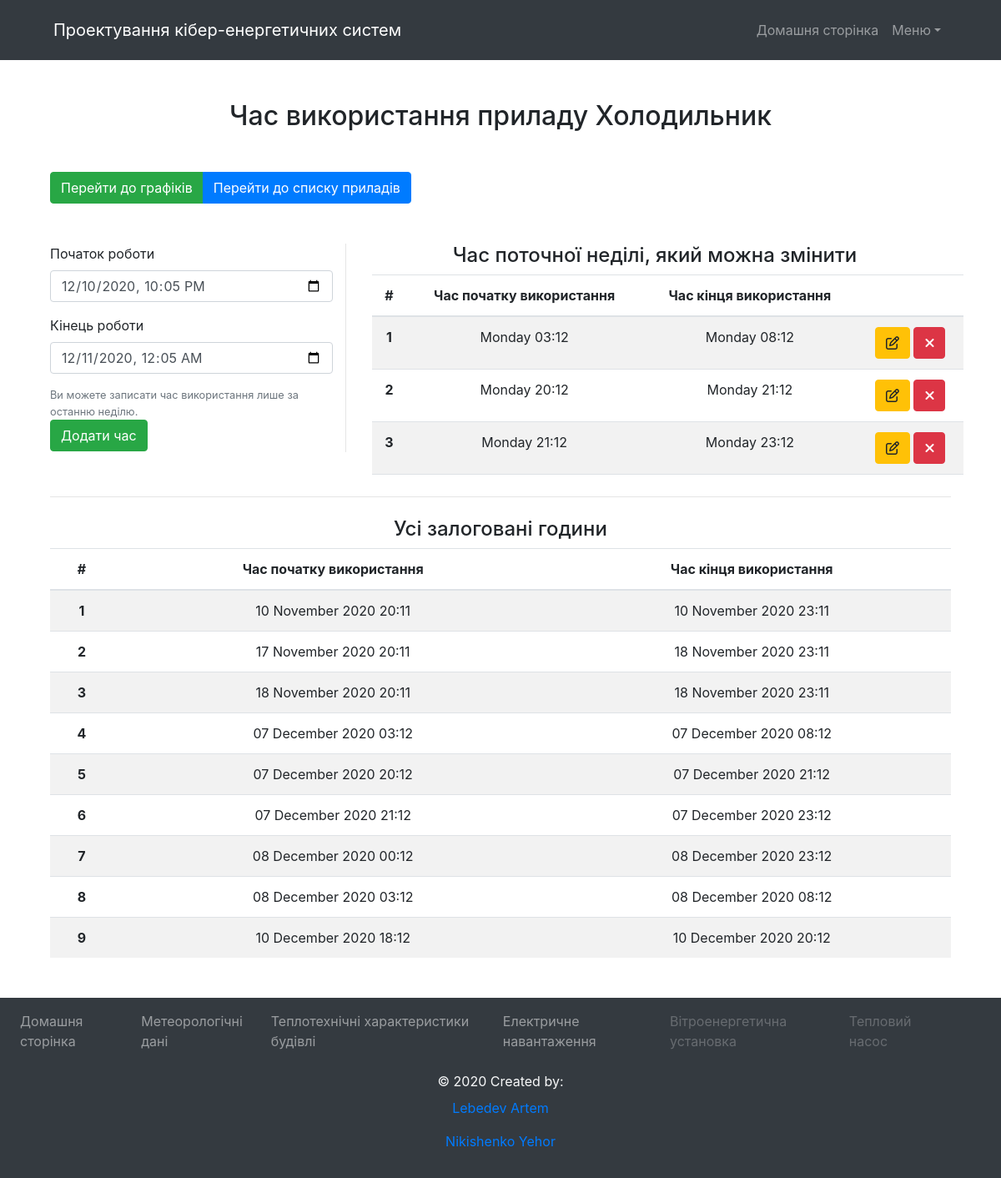
/electric-supply-items/1/log, run on the app's committed database.
### app/main/models.py (models this page shows, shortened)
class Item(db.Model):
    __tablename__ = 'items'
    id = db.Column(db.Integer(), primary_key=True)
    name = db.Column(db.String(255), nullable=False, unique=True)
    electric_power = db.Column(db.Integer(), nullable=False)
    user_id = db.Column(db.Integer(), db.ForeignKey("site_users.id"))
    use_times = db.relationship('UseTime', backref='item')

class UseTime(db.Model):
    __tablename__ = 'use_times'
    id = db.Column(db.Integer(), primary_key=True)
    start_time = db.Column(db.DateTime(), nullable=False)
    end_time = db.Column(db.DateTime(), nullable=False)
    item_id = db.Column(db.Integer(), db.ForeignKey("items.id"))

### app/main/routes.py (the view, shortened to what this page needs)
@main.route('/electric-supply-items/<int:item_id>/log', methods=["GET", "POST"])
def electric_supply_items_log(item_id):
    item = Item.query.get_or_404(item_id)
    form = UseTimeForm()
    last_monday = datetime.combine(date.today(), time()) - timedelta(days=date.today().weekday())
    logged_time = UseTime.query.filter_by(item_id=item.id).order_by("start_time")
    current_week = sorted([t for t in logged_time if t.start_time >= last_monday], key=lambda x: x.start_time)
    return render_template(
        "electric-supply-item-log.html", form=form, logged_time=logged_time, current_week=current_week,
        item_name=item.name
    )

### electric_supply/forms.py (shortened to what this page needs)
class UseTimeForm(FlaskForm):
    start = DateTimeLocalField("Початок роботи", format="%Y-%m-%dT%H:%M", default=datetime.now())
    end = DateTimeLocalField("Кінець роботи", format="%Y-%m-%dT%H:%M", default=datetime.now() + timedelta(hours=2))

### app/templates/electric-supply-item-log.html (shortened to what this page needs)
{% extends "layout.html" %}
{% import "bootstrap/wtf.html" as wtf %}
{% block content %}
    <div class="container">
    <h2 class="card-title mb-5" align="center">Час використання приладу {{ item_name }}</h2>
            <div class="btn-group mb-5" role="group" aria-label="Basic example">
                    <a type="button" class="btn btn-success" href="{{ url_for("main.electric_supply") }}">Перейти до графіків</a>
                    <a type="button" class="btn btn-primary" href="{{ url_for("main.electric_supply_items") }}">Перейти до списку приладів</a>
            </div>
            <div class="row">
                <div class="col">
                    <form method="post">
                        <div class="form_item">
                            {{ wtf.form_field(form.start, class_="form-control") }}
                        </div>
                        <div class="form_item">
                            {{ wtf.form_field(form.end, class_="form-control") }}
                        </div>
                        <small class="form-text text-muted">Ви можете записати час використання лише за останню неділю.</small>
                        <div class="form_item">
                            <input type="submit" class="btn btn-success mb-2" value="Додати час">
                        </div>
                    </form>
                </div>
                <div class="col-8">
                    <h4 class="text-center"> Час поточної неділі, який можна змінити</h4>
                    <div class="row ml-3" style="max-height: 250px; overflow: scroll">
                        <table class="table table-striped text-center" >
                            <thead>
                                <tr>
                                    <th scope="col">#</th>
                                    <th scope="col">Час початку використання</th>
                                    <th scope="col">Час кінця використання</th>
                                    <th scope="col"></th>
                                </tr>
                            </thead>
                            <tbody>
                            {% for log in current_week %}
                                <tr>
                                  <th scope="row">{{ loop.index }}</th>
                                  <td>{{log.start_time.strftime('%A %H:%m').title()}}</td>
                                  <td>{{log.end_time.strftime('%A %H:%m').title()}}</td>
                                  <td scope="col">
                                    <a href="{{ url_for('main.electric_supply_items_log_edit', item_id = log.item_id, log_id=log.id) }}" class="btn btn-warning"><i class="far fa-edit"></i></a>
                                    <a href="{{ url_for('main.electric_supply_items_log_delete', item_id = log.item_id, log_id=log.id) }}" class="btn btn-danger"><i class="fas fa-times"></i></a>
                                  </td>
                                </tr>
                            {% endfor %}
                        </table>
                    </div>
                </div>
            </div>
            <hr>
            <h4 class="text-center mt-4"> Усі зaлоговані години</h4>
            <table class="table table-striped text-center">
                <thead>
                    <tr>
                        <th scope="col">#</th>
                        <th scope="col">Час початку використання</th>
                        <th scope="col">Час кінця використання</th>
                    </tr>
                </thead>
                <tbody>
                {% for item in logged_time %}
                    <tr>
                      <th scope="row">{{ loop.index }}</th>
                      <td>{{item.start_time.strftime('%d %B %Y %H:%m').title()}}</td>
                      <td>{{item.end_time.strftime('%d %B %Y %H:%m').title()}}</td>
                    </tr>
                {% endfor %}
            </table>
        </div>
{% endblock %}

### app/templates/layout.html (shortened to what this page needs)
<!DOCTYPE html>
<html lang="en">
<head>
    <link rel="stylesheet" href="https://stackpath.bootstrapcdn.com/bootstrap/4.5.2/css/bootstrap.min.css">
</head>
<body>
    <nav class="navbar navbar-expand-lg navbar-dark bg-dark mb-5">
        <a class="navbar-brand ml-5 mt-2 mb-2" href="{{url_for('main.home')}}">Проектування кібер-енергетичних систем</a>
        <div class="collapse navbar-collapse justify-content-end mr-5" >
            <ul class="navbar-nav">
                <li class="nav-item">
                    <a class="nav-link " href="{{url_for('main.home')}}" >Домашня сторінка </a>
                </li>
                <li class="nav-item">
                    <a class="nav-link dropdown-toggle" data-toggle="dropdown" href="#"  id="menu" role="button" aria-haspopup="true" aria-expanded="false">Меню</a>
                </li>
            </ul>
        </div>
    </nav>
    <div class="container">
        {% block content %}
        {% endblock %}
    </div>
     <footer class="page-footer navbar justify-content-center navbar-dark bg-dark mt-5">
            <div class="navbar-collapse navbar-expand-lg flex-flow-column mr-5" >
                <ul class="navbar-nav justify-content-center">
                        <li class="nav-item">
                            <a class="nav-link" href="{{ url_for('main.home') }}" >Домашня сторінка </a>
                        </li>
                        <li class="nav-item">
                            <a class="nav-link" href="{{ url_for('main.weather') }}" aria-disabled="true">Метеорологічні дані</a>
                        </li>
                        <li class="nav-item">
                            <a class="nav-link" href="{{ url_for('main.thermal_inputs') }}" aria-disabled="true">Теплотехнічні характеристики будівлі</a>
                        </li>
                        <li class="nav-item">
                            <a class="nav-link" href="{{url_for('main.electric_supply_items')}}" aria-disabled="true">Електричне навантаження</a>
                          </li>
                        <li class="nav-item">
                            <a class="nav-link disabled" href="#" aria-disabled="true">Вітроенергетична установка</a>
                          </li>
                        <li class="nav-item">
                            <a class="nav-link disabled" href="#" tabindex="-1" aria-disabled="true">Тепловий насос</a>
                        </li>
                </ul>
            </div>
            <div class="footer-copyright text-center py-3 text-light">© 2020 Created by:
                <div>
                    <a href="#" class="nav-link"> Lebedev Artem</a>
                </div>
                <div>
                    <a href="#" class="nav-link"> Nikishenko Yehor</a>
                </div>
            </div>
        </footer>
</body>
</html>

### data on the page
Item: name "Холодильник"
UseTime: start_time "Monday 03:12", end_time "Monday 08:12", start_time "07 December 2020 03:12", end_time "07 December 2020 08:12"
UseTime: start_time "Monday 20:12", end_time "Monday 21:12", start_time "07 December 2020 20:12", end_time "07 December 2020 21:12"
UseTime: start_time "Monday 21:12", end_time "Monday 23:12", start_time "07 December 2020 21:12", end_time "07 December 2020 23:12"
UseTime: start_time "10 November 2020 20:11", end_time "10 November 2020 23:11"
UseTime: start_time "17 November 2020 20:11", end_time "18 November 2020 23:11"
UseTime: start_time "18 November 2020 20:11", end_time "18 November 2020 23:11"
UseTime: start_time "08 December 2020 00:12", end_time "08 December 2020 23:12"
UseTime: start_time "08 December 2020 03:12", end_time "08 December 2020 08:12"
UseTime: start_time "10 December 2020 18:12", end_time "10 December 2020 20:12"
